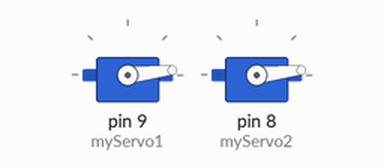
This sketch was run on a simulated Arduino Uno, built with avr-gcc and run on an emulated ATmega328P. On the bench: 2 × servo.

Above: at 0.05 s.
At 0.35 s:
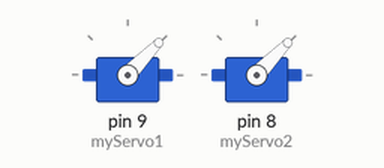
At 0.65 s:
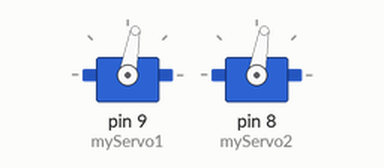
At 1.1 s:
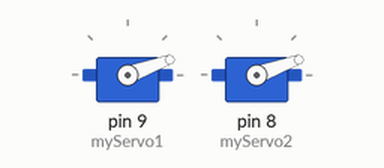
Timing chart, 0 to 3.0 s (numbered marks = the images above):
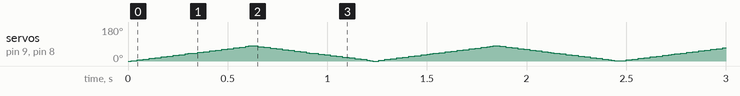

The sketch:

ears.ino
```cpp
#include <Servo.h>

Servo myServo1;
Servo myServo2;

int pos = 0;

void setup() {
  // put your setup code here, to run once:
  Serial.begin(9600);
  myServo1.attach(9);
  myServo2.attach(8);
}

void loop() {
  // put your main code here, to run repeatedly:
  myServo1.write(0);
  myServo2.write(0);

  for(pos = 0; pos <= 80; pos+= 2){
    myServo1.write(pos);
    myServo2.write(pos);
    delay(15);
  }
  for(pos = 80; pos > 0; pos -= 2){
    myServo1.write(pos);
    myServo2.write(pos);
    delay(15);
  }
}
```
